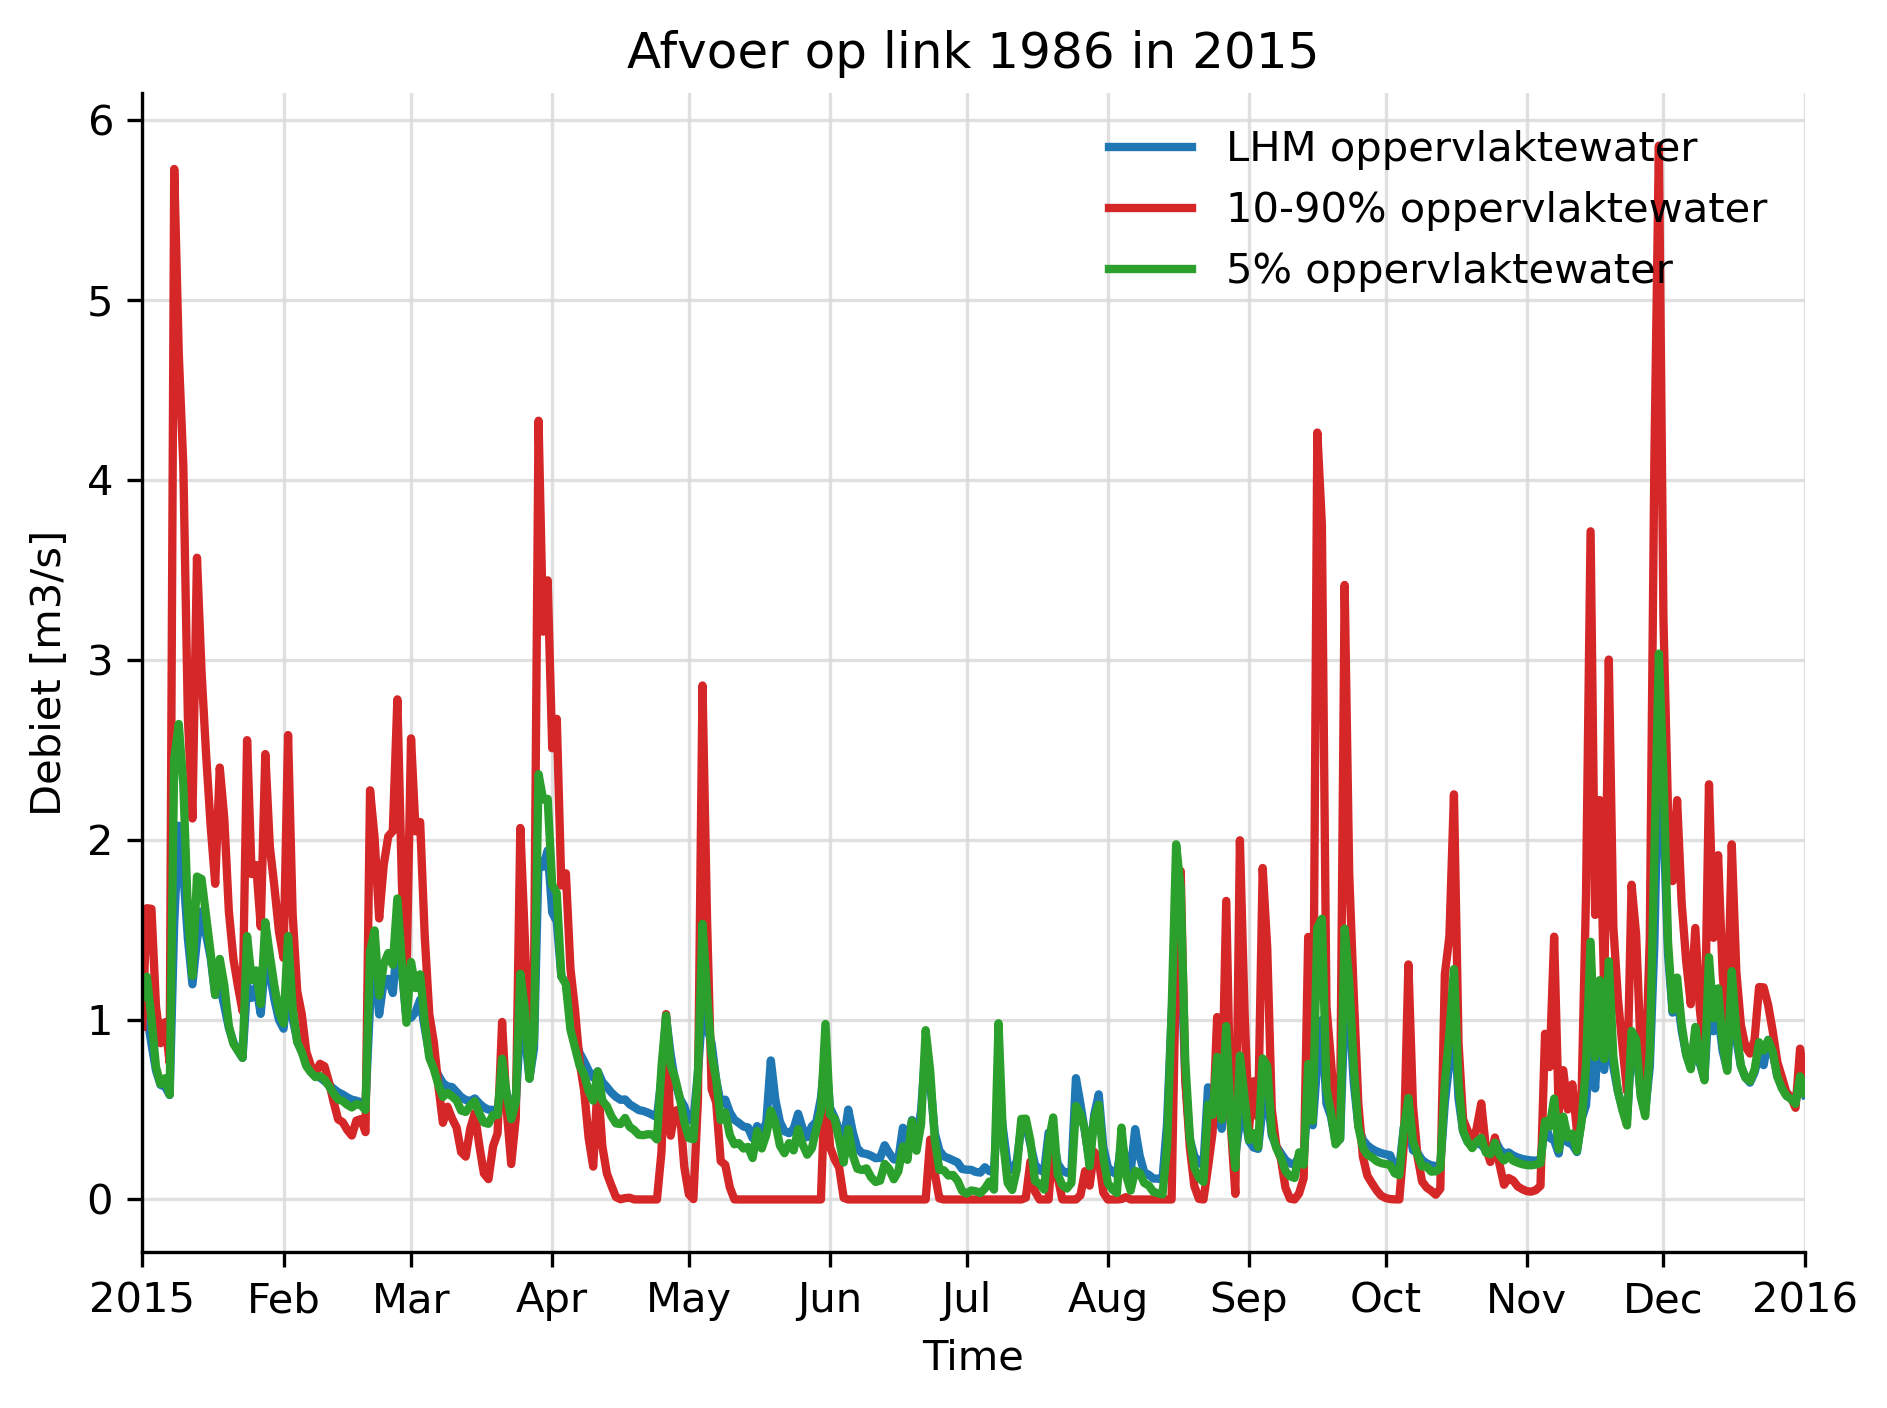

Write the Python code that produced this figure.
from pathlib import Path

import matplotlib.dates as mdates
import matplotlib.pyplot as plt
import pandas as pd
from ribasim import Model

from ribasim_tools import read_flow_rate

OUTPUT_PATH = Path(__file__).with_name("afvoer_link_1986_2015.png")
LINK_ID = 1986
STARTTIME = "2015-01-01"
ENDTIME = "2016-01-01"

MODEL_SPECS = [
    {
        "toml_path": Path(
            r"d:\projecten\D2513.Tauw.Ribasim-Delwaq\01.bewerkte_gegevens\lhm_aam\LHM_BA_RVW\LHM_BA.toml"
        ),
        "label": "LHM oppervlaktewater",
        "color": "#1f77b4",
    },
    {
        "toml_path": Path(
            r"d:\projecten\D2513.Tauw.Ribasim-Delwaq\01.bewerkte_gegevens\lhm_aam\LHM_BA_RVW_p90_case\LHM_BA.toml"
        ),
        "label": "10-90% oppervlaktewater",
        "color": "#d62728",
    },
    {
        "toml_path": Path(
            r"d:\projecten\D2513.Tauw.Ribasim-Delwaq\01.bewerkte_gegevens\lhm_aam\LHM_BA_RVW_p05_case\LHM_BA.toml"
        ),
        "label": "5% oppervlaktewater",
        "color": "#2ca02c",
    },
]


def main() -> None:
    fig, ax = plt.subplots()

    for spec in MODEL_SPECS:
        model = Model.read(spec["toml_path"])
        flow_rate = read_flow_rate(model=model, link_id=LINK_ID, starttime=STARTTIME, endtime=ENDTIME)
        if flow_rate.empty:
            raise ValueError(f"Geen debiet gevonden voor link {LINK_ID} in {spec['toml_path']}.")

        ax.plot(
            flow_rate.index,
            flow_rate.values,
            label=spec["label"],
            color=spec["color"],
            linewidth=2,
        )

    ax.set_title(f"Afvoer op link {LINK_ID} in 2015")
    ax.set_xlabel("Time")
    ax.set_ylabel("Debiet [m3/s]")
    ax.grid(True, color="#d9d9d9", linewidth=0.8, alpha=0.8)
    ax.legend(frameon=False, loc="upper right")
    ax.spines["top"].set_visible(False)
    ax.spines["right"].set_visible(False)
    ax.set_xlim(pd.Timestamp(STARTTIME), pd.Timestamp(ENDTIME))
    ax.margins(x=0)

    locator = mdates.MonthLocator()
    formatter = mdates.ConciseDateFormatter(locator)
    ax.xaxis.set_major_locator(locator)
    ax.xaxis.set_major_formatter(formatter)

    fig.tight_layout()
    fig.savefig(OUTPUT_PATH, dpi=300, bbox_inches="tight")
    plt.close(fig)


if __name__ == "__main__":
    main()
